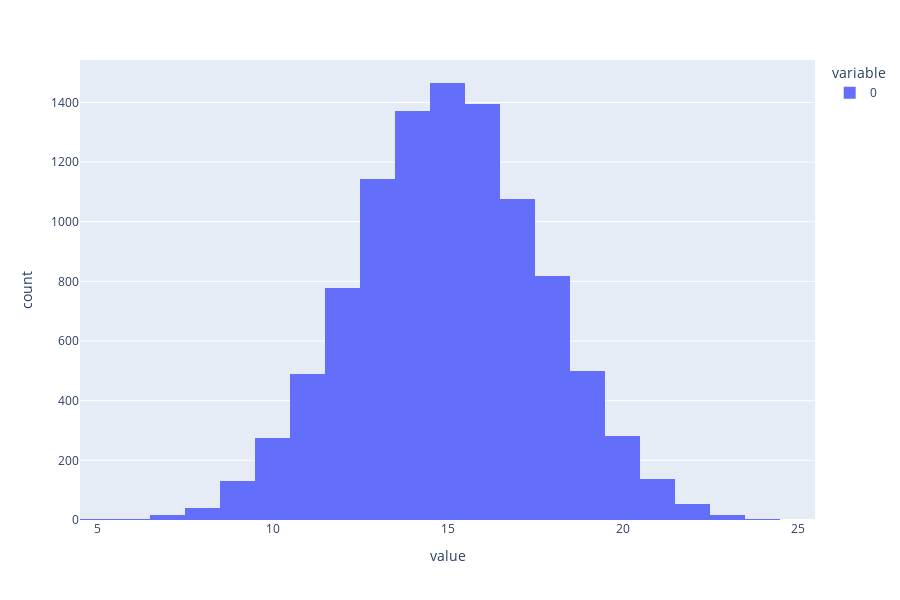

Notebook source saved alongside this figure:
### Code cell
px.histogram(resultado, height=600)

### Figure 1 — Plotly figure (JSON) as saved in the notebook; plotly's stock layout.template omitted (floating-point values rounded to 4 significant figures; data arrays with more than 128 entries replaced by an {"elided": "..."} marker saying what was removed)
{"data": [{"bingroup": "x", "hovertemplate": "variable=0<br>value=%{x}<br>count=%{y}<extra></extra>", "legendgroup": "0", "marker": {"color": "#636efa", "pattern": {"shape": ""}}, "name": "0", "orientation": "v", "showlegend": true, "type": "histogram", "x": {"elided": "10000 int values"}, "xaxis": "x", "yaxis": "y"}], "layout": {"barmode": "relative", "height": 600, "legend": {"title": {"text": "variable"}, "tracegroupgap": 0}, "margin": {"t": 60}, "xaxis": {"anchor": "y", "domain": [0, 1], "title": {"text": "value"}}, "yaxis": {"anchor": "x", "domain": [0, 1], "title": {"text": "count"}}}}
